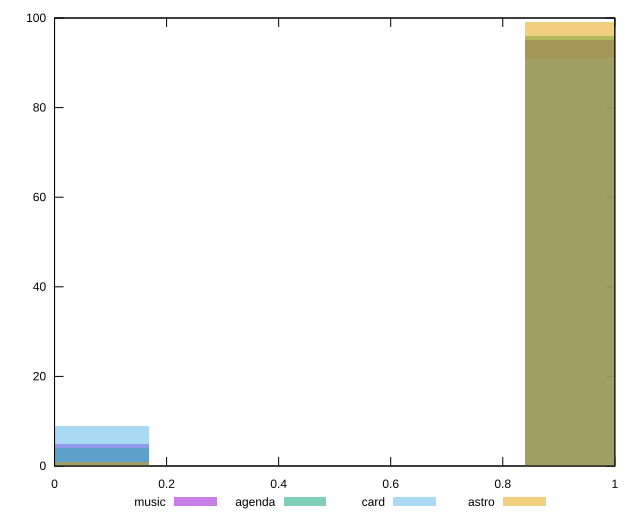

Generate this figure with gnuplot:
reset

$music <<EOF
1.008152897248448 95
0 5
EOF

$agenda <<EOF
1.008152897248448 96
0 4
EOF

$card <<EOF
1.008152897248448 91
0 9
EOF

$astro <<EOF
1.008152897248448 99
0 1
EOF

set key outside below
set boxwidth 0.3360509657494826
set xrange [0:1]
set yrange [0:100]
set trange [0:100]
set style fill transparent solid 0.5 noborder
set terminal svg size 640, 520 enhanced background rgb 'white'
set output "reports/report_00028_2021-02-24T12-49-42.674Z/server-response-time/comparison/histogram/all_score.svg"

plot $music title "music" with boxes, \
     $agenda title "agenda" with boxes, \
     $card title "card" with boxes, \
     $astro title "astro" with boxes

reset
